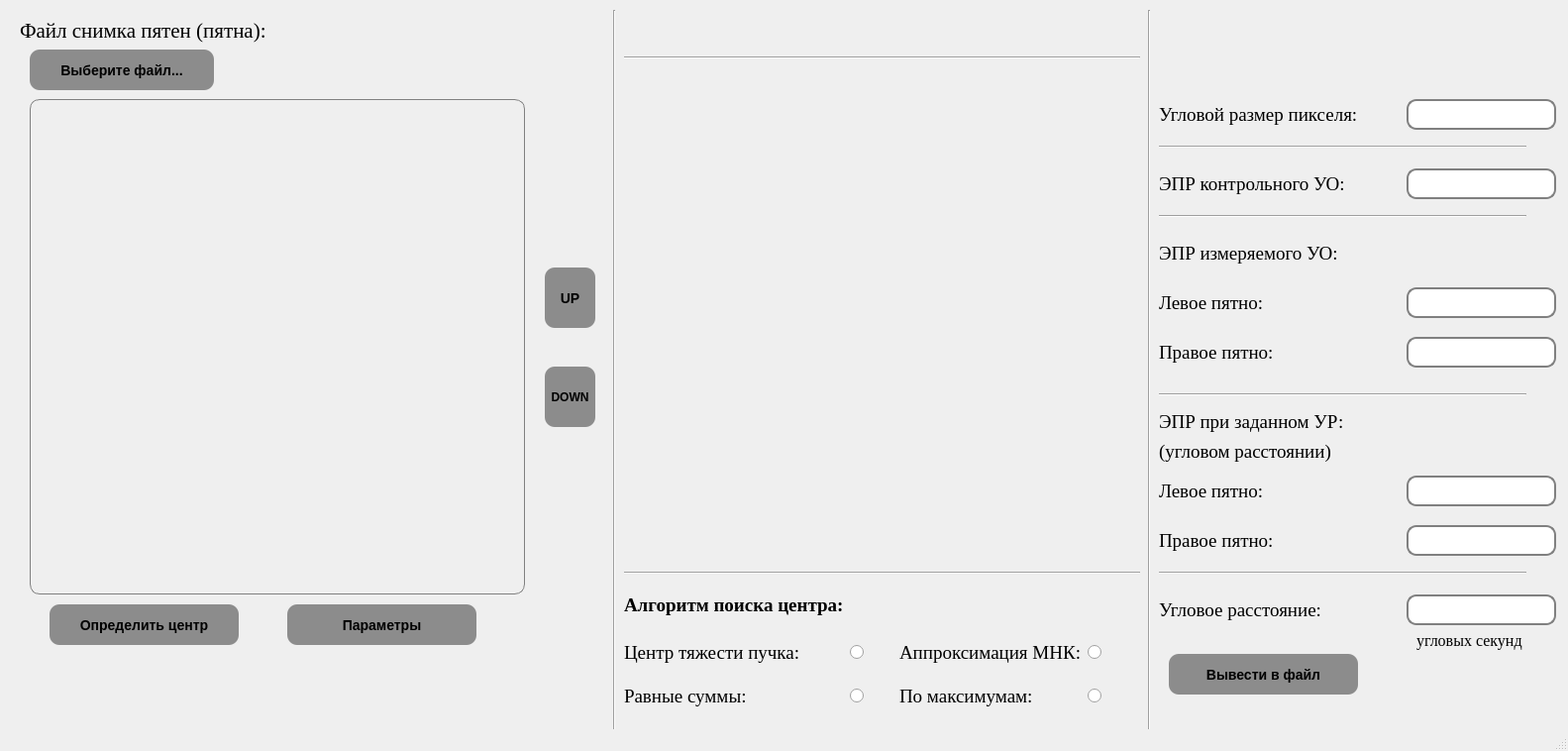
<?xml version="1.0" encoding="UTF-8"?>
<ui version="4.0">
 <class>MainWindow</class>
 <widget class="QMainWindow" name="MainWindow">
  <property name="geometry">
   <rect>
    <x>0</x>
    <y>0</y>
    <width>1583</width>
    <height>758</height>
   </rect>
  </property>
  <property name="minimumSize">
   <size>
    <width>1583</width>
    <height>758</height>
   </size>
  </property>
  <property name="maximumSize">
   <size>
    <width>1583</width>
    <height>758</height>
   </size>
  </property>
  <property name="windowTitle">
   <string>MainWindow</string>
  </property>
  <widget class="QWidget" name="centralwidget">
   <widget class="QLabel" name="label">
    <property name="geometry">
     <rect>
      <x>20</x>
      <y>10</y>
      <width>601</width>
      <height>41</height>
     </rect>
    </property>
    <property name="font">
     <font>
      <family>Times New Roman</family>
      <pointsize>16</pointsize>
      <weight>50</weight>
      <italic>false</italic>
      <bold>false</bold>
     </font>
    </property>
    <property name="text">
     <string>Файл снимка пятен (пятна):</string>
    </property>
   </widget>
   <widget class="QPushButton" name="choose_file_button">
    <property name="geometry">
     <rect>
      <x>30</x>
      <y>50</y>
      <width>186</width>
      <height>41</height>
     </rect>
    </property>
    <property name="font">
     <font>
      <pointsize>-1</pointsize>
      <weight>75</weight>
      <italic>false</italic>
      <bold>true</bold>
     </font>
    </property>
    <property name="styleSheet">
     <string notr="true">#choose_file_button{   
 background-color: rgb(140,140,140);
    border-width: 2px;
    border-radius: 10px;
    font: bold 14px;
    min-width: 10em;
    padding: 6px;
}
	
#choose_file_button:hover {
	background-color: rgb(160,160,160);
}


#choose_file_button:pressed {
	background-color:  rgb(180,180,180);
}</string>
    </property>
    <property name="text">
     <string>Выберите файл...</string>
    </property>
   </widget>
   <widget class="QLabel" name="label_2">
    <property name="geometry">
     <rect>
      <x>220</x>
      <y>60</y>
      <width>391</width>
      <height>41</height>
     </rect>
    </property>
    <property name="font">
     <font>
      <family>Times New Roman</family>
      <pointsize>10</pointsize>
      <weight>50</weight>
      <italic>false</italic>
      <bold>false</bold>
     </font>
    </property>
    <property name="text">
     <string/>
    </property>
   </widget>
   <widget class="QLabel" name="picture_label">
    <property name="geometry">
     <rect>
      <x>30</x>
      <y>100</y>
      <width>500</width>
      <height>500</height>
     </rect>
    </property>
    <property name="styleSheet">
     <string notr="true">border: 1px solid gray;
    border-radius: 10px;</string>
    </property>
    <property name="text">
     <string/>
    </property>
   </widget>
   <widget class="QPushButton" name="write_file_button">
    <property name="geometry">
     <rect>
      <x>1180</x>
      <y>660</y>
      <width>191</width>
      <height>41</height>
     </rect>
    </property>
    <property name="font">
     <font>
      <pointsize>-1</pointsize>
      <weight>75</weight>
      <italic>false</italic>
      <bold>true</bold>
     </font>
    </property>
    <property name="styleSheet">
     <string notr="true">#write_file_button{   
 background-color: rgb(140,140,140);
    border-width: 2px;
    border-radius: 10px;
    font: bold 14px;
    min-width: 10em;
    padding: 6px;
}
	
#write_file_button:hover {
	background-color: rgb(160,160,160);
}


#write_file_button:pressed {
	background-color:  rgb(180,180,180);
}</string>
    </property>
    <property name="text">
     <string>Вывести в файл</string>
    </property>
   </widget>
   <widget class="Line" name="line">
    <property name="geometry">
     <rect>
      <x>610</x>
      <y>10</y>
      <width>20</width>
      <height>731</height>
     </rect>
    </property>
    <property name="orientation">
     <enum>Qt::Vertical</enum>
    </property>
   </widget>
   <widget class="QPushButton" name="line_up_button">
    <property name="geometry">
     <rect>
      <x>550</x>
      <y>270</y>
      <width>51</width>
      <height>61</height>
     </rect>
    </property>
    <property name="styleSheet">
     <string notr="true">#line_up_button{   
 background-color: rgb(140,140,140);
    border-width: 2px;
    border-radius: 10px;
    font: bold 14px;
    padding: 6px;
}
	
#line_up_button:hover {
	background-color: rgb(160,160,160);
}


#line_up_button:pressed {
	background-color:  rgb(180,180,180);
}</string>
    </property>
    <property name="text">
     <string>UP</string>
    </property>
    <property name="autoRepeat">
     <bool>false</bool>
    </property>
    <property name="autoRepeatDelay">
     <number>200</number>
    </property>
    <property name="autoRepeatInterval">
     <number>30</number>
    </property>
   </widget>
   <widget class="QPushButton" name="line_down_button">
    <property name="geometry">
     <rect>
      <x>550</x>
      <y>370</y>
      <width>51</width>
      <height>61</height>
     </rect>
    </property>
    <property name="font">
     <font>
      <pointsize>-1</pointsize>
      <weight>75</weight>
      <italic>false</italic>
      <bold>true</bold>
     </font>
    </property>
    <property name="styleSheet">
     <string notr="true">#line_down_button{   
 background-color: rgb(140,140,140);
    border-width: 2px;
    border-radius: 10px;
    font: bold 12px;
    padding: 6px;
}
	
#line_down_button:hover {
	background-color: rgb(160,160,160);
}


#line_down_button:pressed {
	background-color:  rgb(180,180,180);
}</string>
    </property>
    <property name="text">
     <string>DOWN</string>
    </property>
    <property name="autoRepeat">
     <bool>false</bool>
    </property>
    <property name="autoRepeatDelay">
     <number>200</number>
    </property>
    <property name="autoRepeatInterval">
     <number>30</number>
    </property>
   </widget>
   <widget class="QPushButton" name="find_centre_button">
    <property name="geometry">
     <rect>
      <x>50</x>
      <y>610</y>
      <width>191</width>
      <height>41</height>
     </rect>
    </property>
    <property name="font">
     <font>
      <pointsize>-1</pointsize>
      <weight>75</weight>
      <italic>false</italic>
      <bold>true</bold>
     </font>
    </property>
    <property name="styleSheet">
     <string notr="true">#find_centre_button{   
 background-color: rgb(140,140,140);
    border-width: 2px;
    border-radius: 10px;
    font: bold 14px;
    min-width: 10em;
    padding: 6px;
}
	
#find_centre_button:hover {
	background-color: rgb(160,160,160);
}


#find_centre_button:pressed {
	background-color:  rgb(180,180,180);
}</string>
    </property>
    <property name="text">
     <string>Определить центр</string>
    </property>
   </widget>
   <widget class="QWidget" name="verticalLayoutWidget">
    <property name="geometry">
     <rect>
      <x>630</x>
      <y>70</y>
      <width>521</width>
      <height>501</height>
     </rect>
    </property>
    <layout class="QVBoxLayout" name="verticalLayout"/>
   </widget>
   <widget class="QLabel" name="label_8">
    <property name="geometry">
     <rect>
      <x>640</x>
      <y>20</y>
      <width>511</width>
      <height>41</height>
     </rect>
    </property>
    <property name="font">
     <font>
      <family>Times New Roman</family>
      <pointsize>14</pointsize>
      <weight>50</weight>
      <italic>false</italic>
      <bold>false</bold>
     </font>
    </property>
    <property name="styleSheet">
     <string notr="true">color: rgb(192, 28, 40);</string>
    </property>
    <property name="text">
     <string/>
    </property>
   </widget>
   <widget class="QPushButton" name="settings_button">
    <property name="geometry">
     <rect>
      <x>290</x>
      <y>610</y>
      <width>191</width>
      <height>41</height>
     </rect>
    </property>
    <property name="font">
     <font>
      <pointsize>-1</pointsize>
      <weight>75</weight>
      <italic>false</italic>
      <bold>true</bold>
     </font>
    </property>
    <property name="styleSheet">
     <string notr="true">#settings_button{   
 background-color: rgb(140,140,140);
    border-width: 2px;
    border-radius: 10px;
    font: bold 14px;
    min-width: 10em;
    padding: 6px;
}
	
#settings_button:hover {
	background-color: rgb(160,160,160);
}


#settings_button:pressed {
	background-color:  rgb(180,180,180);
}</string>
    </property>
    <property name="text">
     <string>Параметры</string>
    </property>
   </widget>
   <widget class="QLabel" name="label_5">
    <property name="geometry">
     <rect>
      <x>1170</x>
      <y>90</y>
      <width>251</width>
      <height>51</height>
     </rect>
    </property>
    <property name="font">
     <font>
      <family>Times New Roman</family>
      <pointsize>14</pointsize>
      <weight>50</weight>
      <italic>false</italic>
      <bold>false</bold>
     </font>
    </property>
    <property name="text">
     <string>Угловой размер пикселя:</string>
    </property>
   </widget>
   <widget class="QLineEdit" name="lineEdit">
    <property name="geometry">
     <rect>
      <x>1420</x>
      <y>100</y>
      <width>151</width>
      <height>31</height>
     </rect>
    </property>
    <property name="font">
     <font>
      <pointsize>10</pointsize>
      <weight>75</weight>
      <bold>true</bold>
     </font>
    </property>
    <property name="layoutDirection">
     <enum>Qt::LeftToRight</enum>
    </property>
    <property name="autoFillBackground">
     <bool>false</bool>
    </property>
    <property name="styleSheet">
     <string notr="true">    border-radius: 10px;
border: 2px solid gray;</string>
    </property>
    <property name="text">
     <string/>
    </property>
    <property name="alignment">
     <set>Qt::AlignCenter</set>
    </property>
    <property name="readOnly">
     <bool>true</bool>
    </property>
    <property name="clearButtonEnabled">
     <bool>false</bool>
    </property>
   </widget>
   <widget class="QLabel" name="label_6">
    <property name="geometry">
     <rect>
      <x>1170</x>
      <y>160</y>
      <width>251</width>
      <height>51</height>
     </rect>
    </property>
    <property name="font">
     <font>
      <family>Times New Roman</family>
      <pointsize>14</pointsize>
      <weight>50</weight>
      <italic>false</italic>
      <bold>false</bold>
     </font>
    </property>
    <property name="text">
     <string>ЭПР контрольного УО:</string>
    </property>
   </widget>
   <widget class="QLineEdit" name="lineEdit_2">
    <property name="geometry">
     <rect>
      <x>1420</x>
      <y>170</y>
      <width>151</width>
      <height>31</height>
     </rect>
    </property>
    <property name="font">
     <font>
      <pointsize>10</pointsize>
      <weight>75</weight>
      <bold>true</bold>
     </font>
    </property>
    <property name="layoutDirection">
     <enum>Qt::LeftToRight</enum>
    </property>
    <property name="autoFillBackground">
     <bool>false</bool>
    </property>
    <property name="styleSheet">
     <string notr="true">    border-radius: 10px;
border: 2px solid gray;</string>
    </property>
    <property name="text">
     <string/>
    </property>
    <property name="alignment">
     <set>Qt::AlignCenter</set>
    </property>
    <property name="readOnly">
     <bool>true</bool>
    </property>
    <property name="clearButtonEnabled">
     <bool>false</bool>
    </property>
   </widget>
   <widget class="QLabel" name="label_7">
    <property name="geometry">
     <rect>
      <x>1170</x>
      <y>230</y>
      <width>251</width>
      <height>51</height>
     </rect>
    </property>
    <property name="font">
     <font>
      <family>Times New Roman</family>
      <pointsize>14</pointsize>
      <weight>50</weight>
      <italic>false</italic>
      <bold>false</bold>
     </font>
    </property>
    <property name="text">
     <string>ЭПР измеряемого УО:</string>
    </property>
   </widget>
   <widget class="QLabel" name="label_11">
    <property name="geometry">
     <rect>
      <x>1170</x>
      <y>280</y>
      <width>251</width>
      <height>51</height>
     </rect>
    </property>
    <property name="font">
     <font>
      <family>Times New Roman</family>
      <pointsize>14</pointsize>
      <weight>50</weight>
      <italic>false</italic>
      <bold>false</bold>
     </font>
    </property>
    <property name="text">
     <string>Левое пятно:</string>
    </property>
   </widget>
   <widget class="QLineEdit" name="lineEdit_4">
    <property name="geometry">
     <rect>
      <x>1420</x>
      <y>290</y>
      <width>151</width>
      <height>31</height>
     </rect>
    </property>
    <property name="font">
     <font>
      <pointsize>10</pointsize>
      <weight>75</weight>
      <bold>true</bold>
     </font>
    </property>
    <property name="layoutDirection">
     <enum>Qt::LeftToRight</enum>
    </property>
    <property name="autoFillBackground">
     <bool>false</bool>
    </property>
    <property name="styleSheet">
     <string notr="true">    border-radius: 10px;
border: 2px solid gray;</string>
    </property>
    <property name="text">
     <string/>
    </property>
    <property name="alignment">
     <set>Qt::AlignCenter</set>
    </property>
    <property name="readOnly">
     <bool>true</bool>
    </property>
    <property name="clearButtonEnabled">
     <bool>false</bool>
    </property>
   </widget>
   <widget class="Line" name="line_2">
    <property name="geometry">
     <rect>
      <x>1170</x>
      <y>140</y>
      <width>371</width>
      <height>16</height>
     </rect>
    </property>
    <property name="orientation">
     <enum>Qt::Horizontal</enum>
    </property>
   </widget>
   <widget class="QLabel" name="label_12">
    <property name="geometry">
     <rect>
      <x>1170</x>
      <y>330</y>
      <width>251</width>
      <height>51</height>
     </rect>
    </property>
    <property name="font">
     <font>
      <family>Times New Roman</family>
      <pointsize>14</pointsize>
      <weight>50</weight>
      <italic>false</italic>
      <bold>false</bold>
     </font>
    </property>
    <property name="text">
     <string>Правое пятно:</string>
    </property>
   </widget>
   <widget class="QLineEdit" name="lineEdit_5">
    <property name="geometry">
     <rect>
      <x>1420</x>
      <y>340</y>
      <width>151</width>
      <height>31</height>
     </rect>
    </property>
    <property name="font">
     <font>
      <pointsize>10</pointsize>
      <weight>75</weight>
      <bold>true</bold>
     </font>
    </property>
    <property name="layoutDirection">
     <enum>Qt::LeftToRight</enum>
    </property>
    <property name="autoFillBackground">
     <bool>false</bool>
    </property>
    <property name="styleSheet">
     <string notr="true">    border-radius: 10px;
border: 2px solid gray;</string>
    </property>
    <property name="text">
     <string/>
    </property>
    <property name="alignment">
     <set>Qt::AlignCenter</set>
    </property>
    <property name="readOnly">
     <bool>true</bool>
    </property>
    <property name="clearButtonEnabled">
     <bool>false</bool>
    </property>
   </widget>
   <widget class="Line" name="line_3">
    <property name="geometry">
     <rect>
      <x>1170</x>
      <y>210</y>
      <width>371</width>
      <height>16</height>
     </rect>
    </property>
    <property name="orientation">
     <enum>Qt::Horizontal</enum>
    </property>
   </widget>
   <widget class="Line" name="line_4">
    <property name="geometry">
     <rect>
      <x>1170</x>
      <y>390</y>
      <width>371</width>
      <height>16</height>
     </rect>
    </property>
    <property name="orientation">
     <enum>Qt::Horizontal</enum>
    </property>
   </widget>
   <widget class="QLabel" name="label_13">
    <property name="geometry">
     <rect>
      <x>1170</x>
      <y>400</y>
      <width>291</width>
      <height>51</height>
     </rect>
    </property>
    <property name="font">
     <font>
      <family>Times New Roman</family>
      <pointsize>14</pointsize>
      <weight>50</weight>
      <italic>false</italic>
      <bold>false</bold>
     </font>
    </property>
    <property name="text">
     <string>ЭПР при заданном УР:</string>
    </property>
   </widget>
   <widget class="QLabel" name="label_14">
    <property name="geometry">
     <rect>
      <x>1170</x>
      <y>430</y>
      <width>291</width>
      <height>51</height>
     </rect>
    </property>
    <property name="font">
     <font>
      <family>Times New Roman</family>
      <pointsize>14</pointsize>
      <weight>50</weight>
      <italic>false</italic>
      <bold>false</bold>
     </font>
    </property>
    <property name="text">
     <string>(угловом расстоянии)</string>
    </property>
   </widget>
   <widget class="Line" name="line_5">
    <property name="geometry">
     <rect>
      <x>1170</x>
      <y>570</y>
      <width>371</width>
      <height>16</height>
     </rect>
    </property>
    <property name="orientation">
     <enum>Qt::Horizontal</enum>
    </property>
   </widget>
   <widget class="QLineEdit" name="lineEdit_7">
    <property name="geometry">
     <rect>
      <x>1420</x>
      <y>600</y>
      <width>151</width>
      <height>31</height>
     </rect>
    </property>
    <property name="font">
     <font>
      <pointsize>10</pointsize>
      <weight>75</weight>
      <bold>true</bold>
     </font>
    </property>
    <property name="layoutDirection">
     <enum>Qt::LeftToRight</enum>
    </property>
    <property name="autoFillBackground">
     <bool>false</bool>
    </property>
    <property name="styleSheet">
     <string notr="true">    border-radius: 10px;
border: 2px solid gray;</string>
    </property>
    <property name="text">
     <string/>
    </property>
    <property name="alignment">
     <set>Qt::AlignCenter</set>
    </property>
    <property name="readOnly">
     <bool>true</bool>
    </property>
    <property name="clearButtonEnabled">
     <bool>false</bool>
    </property>
   </widget>
   <widget class="QLabel" name="label_15">
    <property name="geometry">
     <rect>
      <x>1170</x>
      <y>590</y>
      <width>251</width>
      <height>51</height>
     </rect>
    </property>
    <property name="font">
     <font>
      <family>Times New Roman</family>
      <pointsize>14</pointsize>
      <weight>50</weight>
      <italic>false</italic>
      <bold>false</bold>
     </font>
    </property>
    <property name="text">
     <string>Угловое расстояние:</string>
    </property>
   </widget>
   <widget class="Line" name="line_6">
    <property name="geometry">
     <rect>
      <x>1150</x>
      <y>10</y>
      <width>20</width>
      <height>731</height>
     </rect>
    </property>
    <property name="orientation">
     <enum>Qt::Vertical</enum>
    </property>
   </widget>
   <widget class="QLineEdit" name="lineEdit_8">
    <property name="geometry">
     <rect>
      <x>1420</x>
      <y>480</y>
      <width>151</width>
      <height>31</height>
     </rect>
    </property>
    <property name="font">
     <font>
      <pointsize>10</pointsize>
      <weight>75</weight>
      <bold>true</bold>
     </font>
    </property>
    <property name="layoutDirection">
     <enum>Qt::LeftToRight</enum>
    </property>
    <property name="autoFillBackground">
     <bool>false</bool>
    </property>
    <property name="styleSheet">
     <string notr="true">    border-radius: 10px;
border: 2px solid gray;</string>
    </property>
    <property name="text">
     <string/>
    </property>
    <property name="alignment">
     <set>Qt::AlignCenter</set>
    </property>
    <property name="readOnly">
     <bool>true</bool>
    </property>
    <property name="clearButtonEnabled">
     <bool>false</bool>
    </property>
   </widget>
   <widget class="QLineEdit" name="lineEdit_9">
    <property name="geometry">
     <rect>
      <x>1420</x>
      <y>530</y>
      <width>151</width>
      <height>31</height>
     </rect>
    </property>
    <property name="font">
     <font>
      <pointsize>10</pointsize>
      <weight>75</weight>
      <bold>true</bold>
     </font>
    </property>
    <property name="layoutDirection">
     <enum>Qt::LeftToRight</enum>
    </property>
    <property name="autoFillBackground">
     <bool>false</bool>
    </property>
    <property name="styleSheet">
     <string notr="true">    border-radius: 10px;
border: 2px solid gray;</string>
    </property>
    <property name="text">
     <string/>
    </property>
    <property name="alignment">
     <set>Qt::AlignCenter</set>
    </property>
    <property name="readOnly">
     <bool>true</bool>
    </property>
    <property name="clearButtonEnabled">
     <bool>false</bool>
    </property>
   </widget>
   <widget class="QLabel" name="label_16">
    <property name="geometry">
     <rect>
      <x>1170</x>
      <y>520</y>
      <width>251</width>
      <height>51</height>
     </rect>
    </property>
    <property name="font">
     <font>
      <family>Times New Roman</family>
      <pointsize>14</pointsize>
      <weight>50</weight>
      <italic>false</italic>
      <bold>false</bold>
     </font>
    </property>
    <property name="text">
     <string>Правое пятно:</string>
    </property>
   </widget>
   <widget class="QLabel" name="label_17">
    <property name="geometry">
     <rect>
      <x>1170</x>
      <y>470</y>
      <width>251</width>
      <height>51</height>
     </rect>
    </property>
    <property name="font">
     <font>
      <family>Times New Roman</family>
      <pointsize>14</pointsize>
      <weight>50</weight>
      <italic>false</italic>
      <bold>false</bold>
     </font>
    </property>
    <property name="text">
     <string>Левое пятно:</string>
    </property>
   </widget>
   <widget class="Line" name="line_7">
    <property name="geometry">
     <rect>
      <x>630</x>
      <y>570</y>
      <width>521</width>
      <height>16</height>
     </rect>
    </property>
    <property name="orientation">
     <enum>Qt::Horizontal</enum>
    </property>
   </widget>
   <widget class="Line" name="line_8">
    <property name="geometry">
     <rect>
      <x>630</x>
      <y>50</y>
      <width>521</width>
      <height>16</height>
     </rect>
    </property>
    <property name="orientation">
     <enum>Qt::Horizontal</enum>
    </property>
   </widget>
   <widget class="QWidget" name="gridLayoutWidget">
    <property name="geometry">
     <rect>
      <x>630</x>
      <y>580</y>
      <width>511</width>
      <height>151</height>
     </rect>
    </property>
    <layout class="QGridLayout" name="gridLayout_2">
     <item row="2" column="1">
      <widget class="QRadioButton" name="radioButton_3">
       <property name="sizeIncrement">
        <size>
         <width>0</width>
         <height>0</height>
        </size>
       </property>
       <property name="styleSheet">
        <string notr="true">QRadioButton::indicator { width: 32px; height: 32px;};</string>
       </property>
       <property name="text">
        <string/>
       </property>
       <property name="iconSize">
        <size>
         <width>24</width>
         <height>20</height>
        </size>
       </property>
       <property name="autoExclusive">
        <bool>true</bool>
       </property>
      </widget>
     </item>
     <item row="1" column="2">
      <widget class="QLabel" name="label_10">
       <property name="font">
        <font>
         <family>Times New Roman</family>
         <pointsize>14</pointsize>
         <weight>50</weight>
         <italic>false</italic>
         <bold>false</bold>
        </font>
       </property>
       <property name="text">
        <string>Аппроксимация МНК:</string>
       </property>
      </widget>
     </item>
     <item row="2" column="0">
      <widget class="QLabel" name="label_18">
       <property name="font">
        <font>
         <family>Times New Roman</family>
         <pointsize>14</pointsize>
         <weight>50</weight>
         <italic>false</italic>
         <bold>false</bold>
        </font>
       </property>
       <property name="text">
        <string>Равные суммы:</string>
       </property>
      </widget>
     </item>
     <item row="2" column="2">
      <widget class="QLabel" name="label_3">
       <property name="font">
        <font>
         <family>Times New Roman</family>
         <pointsize>14</pointsize>
         <weight>50</weight>
         <italic>false</italic>
         <bold>false</bold>
        </font>
       </property>
       <property name="text">
        <string>По максимумам:</string>
       </property>
      </widget>
     </item>
     <item row="2" column="3">
      <widget class="QRadioButton" name="radioButton_4">
       <property name="sizeIncrement">
        <size>
         <width>0</width>
         <height>0</height>
        </size>
       </property>
       <property name="styleSheet">
        <string notr="true">QRadioButton::indicator { width: 32px; height: 32px;};</string>
       </property>
       <property name="text">
        <string/>
       </property>
       <property name="iconSize">
        <size>
         <width>24</width>
         <height>20</height>
        </size>
       </property>
       <property name="autoExclusive">
        <bool>true</bool>
       </property>
      </widget>
     </item>
     <item row="1" column="1">
      <widget class="QRadioButton" name="radioButton_5">
       <property name="sizeIncrement">
        <size>
         <width>0</width>
         <height>0</height>
        </size>
       </property>
       <property name="styleSheet">
        <string notr="true">QRadioButton::indicator { width: 32px; height: 32px;};</string>
       </property>
       <property name="text">
        <string/>
       </property>
       <property name="iconSize">
        <size>
         <width>24</width>
         <height>20</height>
        </size>
       </property>
       <property name="autoExclusive">
        <bool>true</bool>
       </property>
      </widget>
     </item>
     <item row="1" column="3">
      <widget class="QRadioButton" name="radioButton">
       <property name="sizeIncrement">
        <size>
         <width>0</width>
         <height>0</height>
        </size>
       </property>
       <property name="styleSheet">
        <string notr="true">QRadioButton::indicator { width: 32px; height: 32px;};</string>
       </property>
       <property name="text">
        <string/>
       </property>
       <property name="iconSize">
        <size>
         <width>24</width>
         <height>20</height>
        </size>
       </property>
       <property name="autoExclusive">
        <bool>true</bool>
       </property>
      </widget>
     </item>
     <item row="1" column="0">
      <widget class="QLabel" name="label_19">
       <property name="font">
        <font>
         <family>Times New Roman</family>
         <pointsize>14</pointsize>
         <weight>50</weight>
         <italic>false</italic>
         <bold>false</bold>
        </font>
       </property>
       <property name="text">
        <string>Центр тяжести пучка:</string>
       </property>
      </widget>
     </item>
     <item row="0" column="0">
      <widget class="QLabel" name="label_4">
       <property name="maximumSize">
        <size>
         <width>16777215</width>
         <height>30</height>
        </size>
       </property>
       <property name="font">
        <font>
         <family>Times New Roman</family>
         <pointsize>14</pointsize>
         <weight>75</weight>
         <italic>false</italic>
         <bold>true</bold>
        </font>
       </property>
       <property name="text">
        <string>Алгоритм поиска центра:</string>
       </property>
      </widget>
     </item>
    </layout>
   </widget>
   <widget class="QLabel" name="label_21">
    <property name="geometry">
     <rect>
      <x>1430</x>
      <y>630</y>
      <width>210</width>
      <height>32</height>
     </rect>
    </property>
    <property name="font">
     <font>
      <family>Times New Roman</family>
      <pointsize>12</pointsize>
      <weight>50</weight>
      <italic>false</italic>
      <bold>false</bold>
     </font>
    </property>
    <property name="text">
     <string>угловых секунд</string>
    </property>
   </widget>
  </widget>
  <widget class="QStatusBar" name="statusbar"/>
 </widget>
 <resources/>
 <connections/>
</ui>
